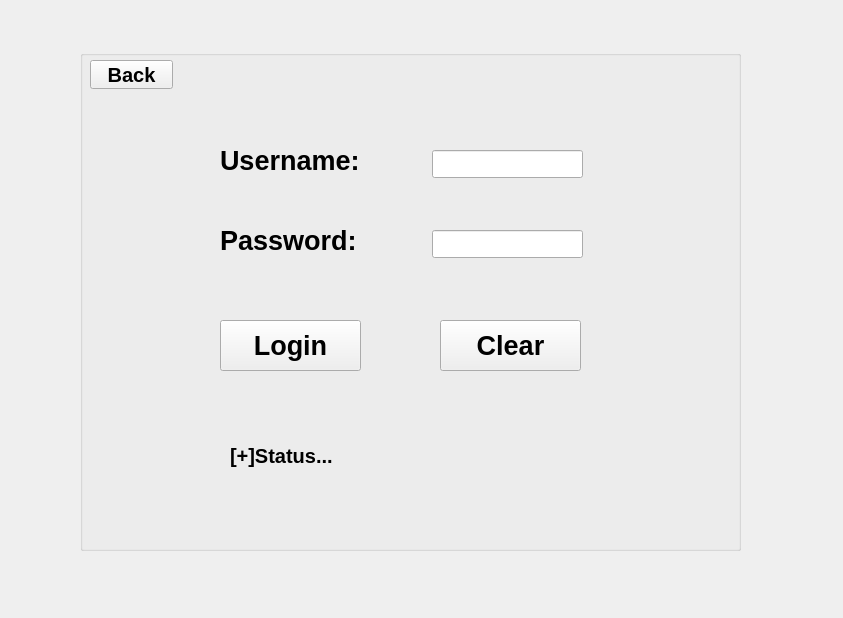
<?xml version="1.0" encoding="UTF-8"?>
<ui version="4.0">
 <class>login</class>
 <widget class="QWidget" name="login">
  <property name="geometry">
   <rect>
    <x>0</x>
    <y>0</y>
    <width>843</width>
    <height>618</height>
   </rect>
  </property>
  <property name="windowTitle">
   <string>Form</string>
  </property>
  <widget class="QGroupBox" name="groupBox">
   <property name="geometry">
    <rect>
     <x>80</x>
     <y>50</y>
     <width>661</width>
     <height>501</height>
    </rect>
   </property>
   <property name="title">
    <string/>
   </property>
   <widget class="QLabel" name="label">
    <property name="geometry">
     <rect>
      <x>140</x>
      <y>90</y>
      <width>171</width>
      <height>41</height>
     </rect>
    </property>
    <property name="font">
     <font>
      <pointsize>20</pointsize>
      <bold>true</bold>
     </font>
    </property>
    <property name="text">
     <string>Username:</string>
    </property>
   </widget>
   <widget class="QLabel" name="label_2">
    <property name="geometry">
     <rect>
      <x>140</x>
      <y>170</y>
      <width>161</width>
      <height>41</height>
     </rect>
    </property>
    <property name="font">
     <font>
      <pointsize>20</pointsize>
      <bold>true</bold>
     </font>
    </property>
    <property name="text">
     <string>Password:</string>
    </property>
   </widget>
   <widget class="QLineEdit" name="txtUser">
    <property name="geometry">
     <rect>
      <x>352</x>
      <y>100</y>
      <width>151</width>
      <height>28</height>
     </rect>
    </property>
   </widget>
   <widget class="QLineEdit" name="txtPass">
    <property name="geometry">
     <rect>
      <x>352</x>
      <y>180</y>
      <width>151</width>
      <height>28</height>
     </rect>
    </property>
   </widget>
   <widget class="QPushButton" name="loginBtn">
    <property name="geometry">
     <rect>
      <x>140</x>
      <y>270</y>
      <width>141</width>
      <height>51</height>
     </rect>
    </property>
    <property name="font">
     <font>
      <pointsize>20</pointsize>
      <bold>true</bold>
     </font>
    </property>
    <property name="text">
     <string>Login</string>
    </property>
   </widget>
   <widget class="QPushButton" name="pushButton_2">
    <property name="geometry">
     <rect>
      <x>10</x>
      <y>10</y>
      <width>83</width>
      <height>29</height>
     </rect>
    </property>
    <property name="font">
     <font>
      <pointsize>15</pointsize>
      <bold>true</bold>
     </font>
    </property>
    <property name="text">
     <string>Back</string>
    </property>
   </widget>
   <widget class="QPushButton" name="pushButton_3">
    <property name="geometry">
     <rect>
      <x>360</x>
      <y>270</y>
      <width>141</width>
      <height>51</height>
     </rect>
    </property>
    <property name="font">
     <font>
      <pointsize>20</pointsize>
      <bold>true</bold>
     </font>
    </property>
    <property name="text">
     <string>Clear</string>
    </property>
   </widget>
   <widget class="QLabel" name="label_3">
    <property name="geometry">
     <rect>
      <x>150</x>
      <y>380</y>
      <width>481</width>
      <height>51</height>
     </rect>
    </property>
    <property name="font">
     <font>
      <pointsize>15</pointsize>
      <bold>true</bold>
     </font>
    </property>
    <property name="text">
     <string>[+]Status...</string>
    </property>
   </widget>
  </widget>
 </widget>
 <resources/>
 <connections/>
</ui>
